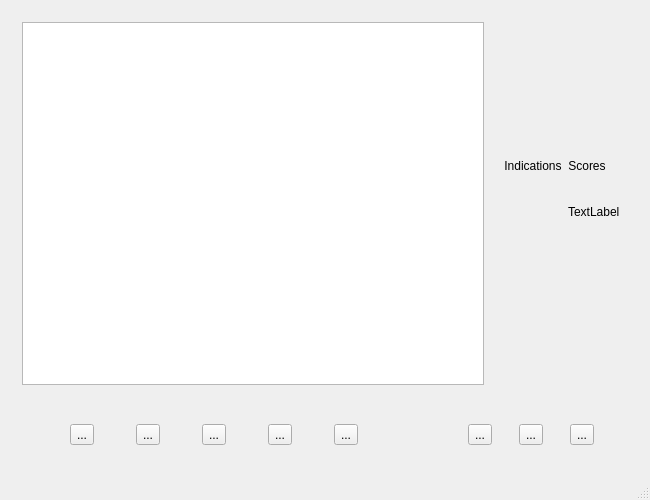
<?xml version="1.0" encoding="UTF-8"?>
<ui version="4.0">
 <class>MainWindow</class>
 <widget class="QMainWindow" name="MainWindow">
  <property name="geometry">
   <rect>
    <x>0</x>
    <y>0</y>
    <width>650</width>
    <height>500</height>
   </rect>
  </property>
  <property name="windowTitle">
   <string>Wumpus</string>
  </property>
  <widget class="QWidget" name="centralWidget">
   <layout class="QVBoxLayout" name="verticalLayout">
    <item>
     <widget class="QWidget" name="game" native="true">
      <layout class="QHBoxLayout" name="horizontalLayout_4" stretch="4,0">
       <property name="sizeConstraint">
        <enum>QLayout::SetDefaultConstraint</enum>
       </property>
       <item>
        <widget class="QGraphicsView" name="view"/>
       </item>
       <item>
        <widget class="QWidget" name="widget_3" native="true">
         <layout class="QFormLayout" name="formLayout">
          <property name="fieldGrowthPolicy">
           <enum>QFormLayout::ExpandingFieldsGrow</enum>
          </property>
          <property name="rowWrapPolicy">
           <enum>QFormLayout::DontWrapRows</enum>
          </property>
          <property name="labelAlignment">
           <set>Qt::AlignHCenter|Qt::AlignTop</set>
          </property>
          <property name="formAlignment">
           <set>Qt::AlignCenter</set>
          </property>
          <property name="verticalSpacing">
           <number>1</number>
          </property>
          <property name="topMargin">
           <number>12</number>
          </property>
          <item row="0" column="0">
           <widget class="QLabel" name="label">
            <property name="text">
             <string>Indications</string>
            </property>
            <property name="textFormat">
             <enum>Qt::AutoText</enum>
            </property>
            <property name="alignment">
             <set>Qt::AlignCenter</set>
            </property>
           </widget>
          </item>
          <item row="0" column="1">
           <widget class="QLabel" name="score">
            <property name="text">
             <string>Scores</string>
            </property>
            <property name="alignment">
             <set>Qt::AlignCenter</set>
            </property>
           </widget>
          </item>
          <item row="1" column="0">
           <widget class="QWidget" name="widget" native="true">
            <layout class="QVBoxLayout" name="verticalLayout_2">
             <item>
              <widget class="QLabel" name="hole">
               <property name="toolTip">
                <string>PFFFF ! Tiens un courant d'air !</string>
               </property>
               <property name="text">
                <string/>
               </property>
               <property name="pixmap">
                <pixmap resource="../Resource.qrc">:/Pictures/Pictures/wind.png</pixmap>
               </property>
              </widget>
             </item>
             <item>
              <widget class="QLabel" name="treasure">
               <property name="toolTip">
                <string>Ça sonne comme des pièces d'or à mes oreilles !!!</string>
               </property>
               <property name="text">
                <string/>
               </property>
               <property name="pixmap">
                <pixmap resource="../Resource.qrc">:/Pictures/Pictures/coins.png</pixmap>
               </property>
               <property name="scaledContents">
                <bool>false</bool>
               </property>
              </widget>
             </item>
             <item>
              <widget class="QLabel" name="wumpus">
               <property name="toolTip">
                <string>Pouark ! Ça pue !!!</string>
               </property>
               <property name="text">
                <string/>
               </property>
               <property name="pixmap">
                <pixmap resource="../Resource.qrc">:/Pictures/Pictures/odor.png</pixmap>
               </property>
              </widget>
             </item>
            </layout>
           </widget>
          </item>
          <item row="1" column="1">
           <widget class="QLabel" name="label_2">
            <property name="text">
             <string>TextLabel</string>
            </property>
           </widget>
          </item>
         </layout>
        </widget>
       </item>
      </layout>
     </widget>
    </item>
    <item>
     <widget class="QWidget" name="widget_4" native="true">
      <layout class="QHBoxLayout" name="horizontalLayout_3" stretch="4,2">
       <property name="spacing">
        <number>30</number>
       </property>
       <property name="leftMargin">
        <number>12</number>
       </property>
       <item>
        <widget class="QWidget" name="widgetButton" native="true">
         <layout class="QHBoxLayout" name="horizontalLayout">
          <item>
           <widget class="QToolButton" name="turnR">
            <property name="text">
             <string>...</string>
            </property>
            <property name="icon">
             <iconset resource="../Resource.qrc">
              <normaloff>:/Pictures/Pictures/arrow_redo.png</normaloff>:/Pictures/Pictures/arrow_redo.png</iconset>
            </property>
            <property name="iconSize">
             <size>
              <width>32</width>
              <height>32</height>
             </size>
            </property>
           </widget>
          </item>
          <item>
           <widget class="QToolButton" name="turnL">
            <property name="text">
             <string>...</string>
            </property>
            <property name="icon">
             <iconset resource="../Resource.qrc">
              <normaloff>:/Pictures/Pictures/arrow_undo.png</normaloff>:/Pictures/Pictures/arrow_undo.png</iconset>
            </property>
            <property name="iconSize">
             <size>
              <width>32</width>
              <height>32</height>
             </size>
            </property>
           </widget>
          </item>
          <item>
           <widget class="QToolButton" name="move">
            <property name="text">
             <string>...</string>
            </property>
            <property name="icon">
             <iconset resource="../Resource.qrc">
              <normaloff>:/Pictures/Pictures/arrow_up.png</normaloff>:/Pictures/Pictures/arrow_up.png</iconset>
            </property>
            <property name="iconSize">
             <size>
              <width>32</width>
              <height>32</height>
             </size>
            </property>
           </widget>
          </item>
          <item>
           <widget class="QToolButton" name="shoot">
            <property name="text">
             <string>...</string>
            </property>
            <property name="icon">
             <iconset resource="../Resource.qrc">
              <normaloff>:/Pictures/Pictures/arrow.png</normaloff>:/Pictures/Pictures/arrow.png</iconset>
            </property>
            <property name="iconSize">
             <size>
              <width>32</width>
              <height>32</height>
             </size>
            </property>
           </widget>
          </item>
          <item>
           <widget class="QToolButton" name="down">
            <property name="text">
             <string>...</string>
            </property>
            <property name="icon">
             <iconset resource="../Resource.qrc">
              <normaloff>:/Pictures/Pictures/arrow_down.png</normaloff>:/Pictures/Pictures/arrow_down.png</iconset>
            </property>
            <property name="iconSize">
             <size>
              <width>32</width>
              <height>32</height>
             </size>
            </property>
           </widget>
          </item>
         </layout>
        </widget>
       </item>
       <item>
        <widget class="QWidget" name="widgetStatus" native="true">
         <layout class="QHBoxLayout" name="horizontalLayout_2">
          <item>
           <widget class="QToolButton" name="connect">
            <property name="text">
             <string>...</string>
            </property>
            <property name="icon">
             <iconset resource="../Resource.qrc">
              <normaloff>:/Pictures/Pictures/gnome-session-logout.png</normaloff>:/Pictures/Pictures/gnome-session-logout.png</iconset>
            </property>
            <property name="iconSize">
             <size>
              <width>32</width>
              <height>32</height>
             </size>
            </property>
           </widget>
          </item>
          <item>
           <widget class="QToolButton" name="quit">
            <property name="text">
             <string>...</string>
            </property>
            <property name="icon">
             <iconset resource="../Resource.qrc">
              <normaloff>:/Pictures/Pictures/gnome-logout.png</normaloff>:/Pictures/Pictures/gnome-logout.png</iconset>
            </property>
            <property name="iconSize">
             <size>
              <width>32</width>
              <height>32</height>
             </size>
            </property>
           </widget>
          </item>
          <item>
           <widget class="QToolButton" name="toolButton">
            <property name="text">
             <string>...</string>
            </property>
            <property name="icon">
             <iconset resource="../Resource.qrc">
              <normaloff>:/Pictures/Pictures/gnome-system.png</normaloff>:/Pictures/Pictures/gnome-system.png</iconset>
            </property>
            <property name="iconSize">
             <size>
              <width>32</width>
              <height>32</height>
             </size>
            </property>
           </widget>
          </item>
         </layout>
        </widget>
       </item>
      </layout>
     </widget>
    </item>
   </layout>
  </widget>
  <widget class="QStatusBar" name="statusBar">
   <property name="sizePolicy">
    <sizepolicy hsizetype="Preferred" vsizetype="Preferred">
     <horstretch>0</horstretch>
     <verstretch>0</verstretch>
    </sizepolicy>
   </property>
   <property name="sizeGripEnabled">
    <bool>true</bool>
   </property>
  </widget>
 </widget>
 <layoutdefault spacing="6" margin="11"/>
 <tabstops>
  <tabstop>view</tabstop>
  <tabstop>turnR</tabstop>
  <tabstop>turnL</tabstop>
  <tabstop>move</tabstop>
  <tabstop>shoot</tabstop>
  <tabstop>down</tabstop>
  <tabstop>connect</tabstop>
  <tabstop>quit</tabstop>
 </tabstops>
 <resources>
  <include location="../Resource.qrc"/>
 </resources>
 <connections/>
</ui>
